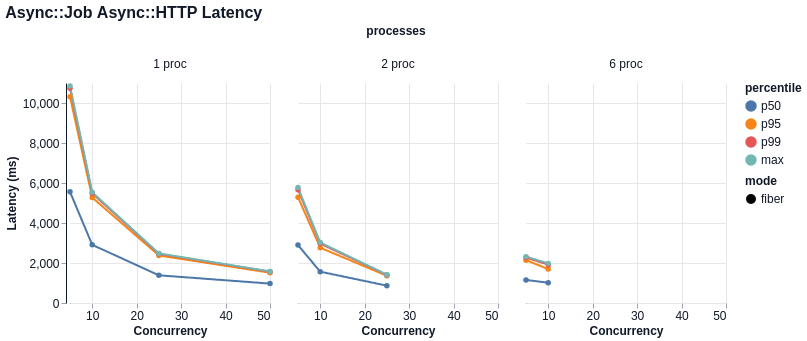

Vega-Lite specification stored for this chart:
### Vega-Lite specification from a JSON file in a GitHub repository (floating-point values rounded to 4 significant figures)
{"$schema": "https://vega.github.io/schema/vega-lite/v6.json", "title": "Async::Job Async::HTTP Latency", "width": 200, "height": 220, "data": {"values": [{"mode": "fiber", "concurrency": 5, "processes": "1 proc", "percentile": "p50", "value": 5559.0}, {"mode": "fiber", "concurrency": 5, "processes": "1 proc", "percentile": "p95", "value": 10310.0}, {"mode": "fiber", "concurrency": 5, "processes": "1 proc", "percentile": "p99", "value": 10740.0}, {"mode": "fiber", "concurrency": 5, "processes": "1 proc", "percentile": "max", "value": 10850.0}, {"mode": "fiber", "concurrency": 10, "processes": "1 proc", "percentile": "p50", "value": 2908.0}, {"mode": "fiber", "concurrency": 10, "processes": "1 proc", "percentile": "p95", "value": 5273.0}, {"mode": "fiber", "concurrency": 10, "processes": "1 proc", "percentile": "p99", "value": 5481.0}, {"mode": "fiber", "concurrency": 10, "processes": "1 proc", "percentile": "max", "value": 5534.0}, {"mode": "fiber", "concurrency": 25, "processes": "1 proc", "percentile": "p50", "value": 1385.0}, {"mode": "fiber", "concurrency": 25, "processes": "1 proc", "percentile": "p95", "value": 2376.0}, {"mode": "fiber", "concurrency": 25, "processes": "1 proc", "percentile": "p99", "value": 2456.0}, {"mode": "fiber", "concurrency": 25, "processes": "1 proc", "percentile": "max", "value": 2479.0}, {"mode": "fiber", "concurrency": 50, "processes": "1 proc", "percentile": "p50", "value": 970.5}, {"mode": "fiber", "concurrency": 50, "processes": "1 proc", "percentile": "p95", "value": 1515.0}, {"mode": "fiber", "concurrency": 50, "processes": "1 proc", "percentile": "p99", "value": 1569.0}, {"mode": "fiber", "concurrency": 50, "processes": "1 proc", "percentile": "max", "value": 1580.0}, {"mode": "fiber", "concurrency": 5, "processes": "2 proc", "percentile": "p50", "value": 2895.0}, {"mode": "fiber", "concurrency": 5, "processes": "2 proc", "percentile": "p95", "value": 5287.0}, {"mode": "fiber", "concurrency": 5, "processes": "2 proc", "percentile": "p99", "value": 5665.0}, {"mode": "fiber", "concurrency": 5, "processes": "2 proc", "percentile": "max", "value": 5771.0}, {"mode": "fiber", "concurrency": 10, "processes": "2 proc", "percentile": "p50", "value": 1567.0}, {"mode": "fiber", "concurrency": 10, "processes": "2 proc", "percentile": "p95", "value": 2764.0}, {"mode": "fiber", "concurrency": 10, "processes": "2 proc", "percentile": "p99", "value": 2972.0}, {"mode": "fiber", "concurrency": 10, "processes": "2 proc", "percentile": "max", "value": 3026.0}, {"mode": "fiber", "concurrency": 25, "processes": "2 proc", "percentile": "p50", "value": 867.3}, {"mode": "fiber", "concurrency": 25, "processes": "2 proc", "percentile": "p95", "value": 1364.0}, {"mode": "fiber", "concurrency": 25, "processes": "2 proc", "percentile": "p99", "value": 1405.0}, {"mode": "fiber", "concurrency": 25, "processes": "2 proc", "percentile": "max", "value": 1418.0}, {"mode": "fiber", "concurrency": 5, "processes": "6 proc", "percentile": "p50", "value": 1151.0}, {"mode": "fiber", "concurrency": 5, "processes": "6 proc", "percentile": "p95", "value": 2141.0}, {"mode": "fiber", "concurrency": 5, "processes": "6 proc", "percentile": "p99", "value": 2272.0}, {"mode": "fiber", "concurrency": 5, "processes": "6 proc", "percentile": "max", "value": 2319.0}, {"mode": "fiber", "concurrency": 10, "processes": "6 proc", "percentile": "p50", "value": 1015.0}, {"mode": "fiber", "concurrency": 10, "processes": "6 proc", "percentile": "p95", "value": 1696.0}, {"mode": "fiber", "concurrency": 10, "processes": "6 proc", "percentile": "p99", "value": 1918.0}, {"mode": "fiber", "concurrency": 10, "processes": "6 proc", "percentile": "max", "value": 1982.0}]}, "mark": {"type": "line", "point": true, "tooltip": true}, "encoding": {"x": {"field": "concurrency", "type": "quantitative", "title": "Concurrency"}, "y": {"field": "value", "type": "quantitative", "title": "Latency (ms)"}, "color": {"field": "percentile", "type": "nominal", "sort": ["p50", "p95", "p99", "max"]}, "tooltip": [{"field": "mode", "type": "nominal"}, {"field": "concurrency", "type": "quantitative"}, {"field": "processes", "type": "nominal"}, {"field": "metric", "type": "nominal"}, {"field": "percentile", "type": "nominal"}, {"field": "value", "type": "quantitative"}], "strokeDash": {"field": "mode", "type": "nominal"}, "column": {"field": "processes", "type": "nominal", "sort": null}}, "config": {"background": "white", "axis": {"labelFont": "Helvetica", "titleFont": "Helvetica", "labelFontSize": 12, "titleFontSize": 12, "labelColor": "#111827", "titleColor": "#111827", "domainColor": "#111827", "tickColor": "#9ca3af", "grid": true, "gridColor": "#e5e7eb"}, "header": {"labelFont": "Helvetica", "titleFont": "Helvetica", "labelFontSize": 12, "titleFontSize": 12, "labelColor": "#111827", "titleColor": "#111827"}, "legend": {"labelFont": "Helvetica", "titleFont": "Helvetica", "labelFontSize": 12, "titleFontSize": 12, "labelColor": "#111827", "titleColor": "#111827"}, "title": {"font": "Helvetica", "fontSize": 16, "anchor": "start", "color": "#111827"}, "view": {"stroke": null}}}
